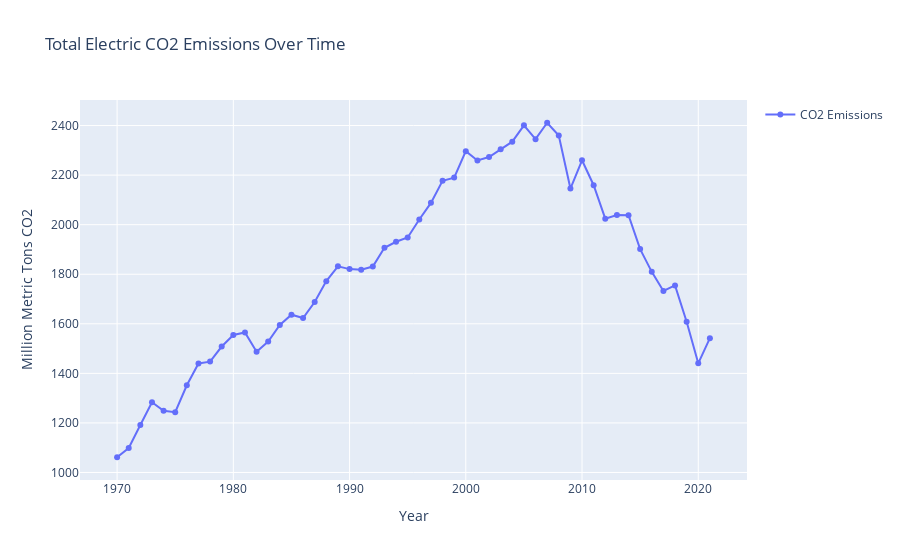

Notebook cell for this chart:
### Code cell
x_values = total_electric_cd_emissions_data['date']
y_values = total_electric_cd_emissions_data['electric_emissions']

fig = go.Figure()

fig.add_trace(go.Scatter(x=x_values, y=y_values, mode='lines+markers',
                         line=dict(shape='linear'), marker=dict(symbol='circle'),
                         name='CO2 Emissions'))
fig.update_layout(title='Total Electric CO2 Emissions Over Time',
                  xaxis=dict(title='Year'),
                  yaxis=dict(title='Million Metric Tons CO2'),
                  showlegend=True)
fig.show()

### Figure 1 — Plotly figure (JSON) as saved in the notebook; plotly's stock layout.template omitted (floating-point values rounded to 4 significant figures)
{"data": [{"line": {"shape": "linear"}, "marker": {"symbol": "circle"}, "mode": "lines+markers", "name": "CO2 Emissions", "type": "scatter", "x": ["1970-01-01T00:00:00", "1971-01-01T00:00:00", "1972-01-01T00:00:00", "1973-01-01T00:00:00", "1974-01-01T00:00:00", "1975-01-01T00:00:00", "1976-01-01T00:00:00", "1977-01-01T00:00:00", "1978-01-01T00:00:00", "1979-01-01T00:00:00", "1980-01-01T00:00:00", "1981-01-01T00:00:00", "1982-01-01T00:00:00", "1983-01-01T00:00:00", "1984-01-01T00:00:00", "1985-01-01T00:00:00", "1986-01-01T00:00:00", "1987-01-01T00:00:00", "1988-01-01T00:00:00", "1989-01-01T00:00:00", "1990-01-01T00:00:00", "1991-01-01T00:00:00", "1992-01-01T00:00:00", "1993-01-01T00:00:00", "1994-01-01T00:00:00", "1995-01-01T00:00:00", "1996-01-01T00:00:00", "1997-01-01T00:00:00", "1998-01-01T00:00:00", "1999-01-01T00:00:00", "2000-01-01T00:00:00", "2001-01-01T00:00:00", "2002-01-01T00:00:00", "2003-01-01T00:00:00", "2004-01-01T00:00:00", "2005-01-01T00:00:00", "2006-01-01T00:00:00", "2007-01-01T00:00:00", "2008-01-01T00:00:00", "2009-01-01T00:00:00", "2010-01-01T00:00:00", "2011-01-01T00:00:00", "2012-01-01T00:00:00", "2013-01-01T00:00:00", "2014-01-01T00:00:00", "2015-01-01T00:00:00", "2016-01-01T00:00:00", "2017-01-01T00:00:00", "2018-01-01T00:00:00", "2019-01-01T00:00:00", "2020-01-01T00:00:00", "2021-01-01T00:00:00"], "y": [1061.0, 1099.0, 1192.0, 1283.0, 1249.0, 1244.0, 1352.0, 1440.0, 1447.0, 1508.0, 1555.0, 1565.0, 1487.0, 1529.0, 1595.0, 1637.0, 1623.0, 1688.0, 1772.0, 1832.0, 1821.0, 1818.0, 1831.0, 1907.0, 1931.0, 1948.0, 2021.0, 2088.0, 2177.0, 2190.0, 2297.0, 2259.0, 2273.0, 2304.0, 2335.0, 2401.0, 2345.0, 2411.0, 2360.0, 2146.0, 2260.0, 2159.0, 2024.0, 2039.0, 2038.0, 1901.0, 1810.0, 1733.0, 1755.0, 1608.0, 1440.0, 1542.0]}], "layout": {"showlegend": true, "title": {"text": "Total Electric CO2 Emissions Over Time"}, "xaxis": {"title": {"text": "Year"}}, "yaxis": {"title": {"text": "Million Metric Tons CO2"}}}}
